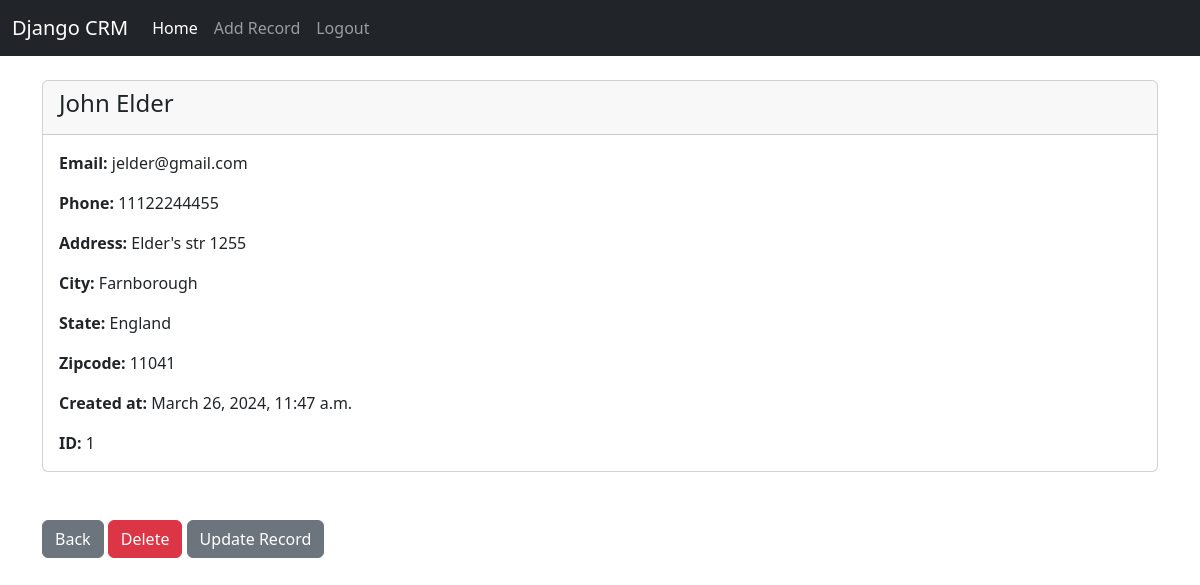
The page /record/1 (signed in) on the database its author committed.
### website/models.py (models this page shows, shortened)
class Record(models.Model):
    created_at = models.DateTimeField(auto_now_add=True)
    first_name = models.CharField(max_length=50)
    last_name = models.CharField(max_length=50)
    email = models.CharField(max_length=100)
    phone = models.CharField(max_length=50)
    address = models.CharField(max_length=100)
    city = models.CharField(max_length=50)
    state = models.CharField(max_length=50)
    zipcode = models.CharField(max_length=20)

### website/views.py (the view)
# urls.py: path('record/<int:pk>', views.customer_record, name='record'),
def customer_record(request, pk):
    if request.user.is_authenticated:
        customer_record = Record.objects.get(id=pk)
        return render(request, 'record.html', {'customer_record': customer_record})
    else:
        messages.success(request, "You Must Be Logged In To View That Page!")
        return redirect('home')

### website/templates/record.html
{% extends 'base.html' %}
{% block content %}
<div class="card">
    <div class="card-header">
        <h4>{{ customer_record.first_name }} {{ customer_record.last_name }}</h4>
    </div>
    <div class="card-body">
        <p class="card-text">
            <strong>Email: </strong>{{ customer_record.email }}
        </p>
        <p class="card-text">
            <strong>Phone: </strong>{{ customer_record.phone }}
        </p>
        <p class="card-text">
            <strong>Address: </strong>{{ customer_record.address }}
        </p>
        <p class="card-text">
            <strong>City: </strong>{{ customer_record.city }}
        </p>
        <p class="card-text">
            <strong>State: </strong>{{ customer_record.state }}
        </p>
        <p class="card-text">
            <strong>Zipcode: </strong>{{ customer_record.zipcode }}
        </p>
        <p class="card-text">
            <strong>Created at: </strong>{{ customer_record.created_at }}
        </p>
        <p class="card-text">
            <strong>ID: </strong>{{ customer_record.id }}
        </p>
    </div>
</div>
<br/><br/>
<a href="{% url 'home' %}" class="btn btn-secondary">Back</a>
<a href="{% url 'delete_record' customer_record.id %}" class="btn btn-danger">Delete</a>
<a href="{% url 'update_record' customer_record.id %}" class="btn btn-secondary">Update Record</a>
{% endblock %}

### rows shown on the page
Record: first_name "John", last_name "Elder", email "jelder@gmail.com", phone "11122244455", address "Elder's str 1255", city "Farnborough", state "England", zipcode "11041", created_at "March 26, 2024, 11:47 a.m.", id "1"
